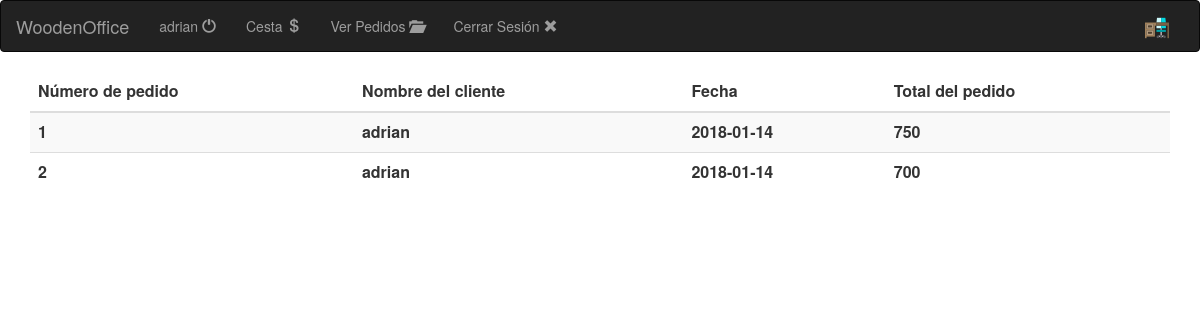
The page /verpedidos.php (signed in) on the database its author committed.
### tables this page shows
CREATE TABLE `pedidos` (
  `num_pedido` int(4) NOT NULL,
  `dni` varchar(9) NOT NULL,
  `fecha` date NOT NULL,
  `total_pedido` decimal(9,0) NOT NULL
);

CREATE TABLE `clientes` (
  `dni` varchar(9) NOT NULL,
  `nombre` varchar(30) NOT NULL,
  `direccion` varchar(30) NOT NULL,
  `usuario` varchar(10) NOT NULL,
  `password` varchar(10) NOT NULL
);

### verpedidos.php (the view, shortened to what this page needs)
<?php
include("funciones.php");
print'<table class="table table-striped">
			    <thead>
			      <tr>
			        <th>Número de pedido</th>
			        <th>Nombre del cliente</th>
			        <th>Fecha</th>
			        <th>Total del pedido</th>
			      </tr>
			    </thead>
			    <tbody>';
				$conexion=mysqli_connect("localhost","root","","tiendamuebles")or die("Fallo en la conexión");
				if($_SESSION['usuario']=="admin")
				{
					$select="SELECT * FROM pedidos";
				}
				else
				{
					$select3="SELECT dni FROM clientes WHERE usuario='".$_SESSION['usuario']."'";
					$consulta3=mysqli_query($conexion,$select3)or die("Fallo en la select3");
					$fila3=mysqli_fetch_array($consulta3);
					$select="SELECT * FROM pedidos WHERE dni='".$fila3['dni']."'";
				}
				$consulta=mysqli_query($conexion,$select)or die("Fallo en la select");
				$numFilas=mysqli_num_rows($consulta);
				for ($i = 0; $i < $numFilas; $i++)
				{
					$fila=mysqli_fetch_array($consulta);
					$select2="SELECT nombre FROM clientes WHERE dni='".$fila['dni']."'";
					$consulta2=mysqli_query($conexion,$select2)or die("Fallo en la select2");
					$fila2=mysqli_fetch_array($consulta2);
					print'<tr>
			        <th>'.$fila['num_pedido'].'</th>
			        <th>'.$fila2['nombre'].'</th>
			        <th>'.$fila['fecha'].'</th>
			        <th>'.$fila['total_pedido'].'</th>
			      	</tr>';
				}
				print '</tbody>
  				</table>
			    ';
?>

### rows shown on the page
pedidos: num_pedido "1", dni.nombre "adrian", fecha "2018-01-14", total_pedido "750"
pedidos: num_pedido "2", dni.nombre "adrian", fecha "2018-01-14", total_pedido "700"

### other values the page prints
$_SESSION['usuario'] "adrian"
